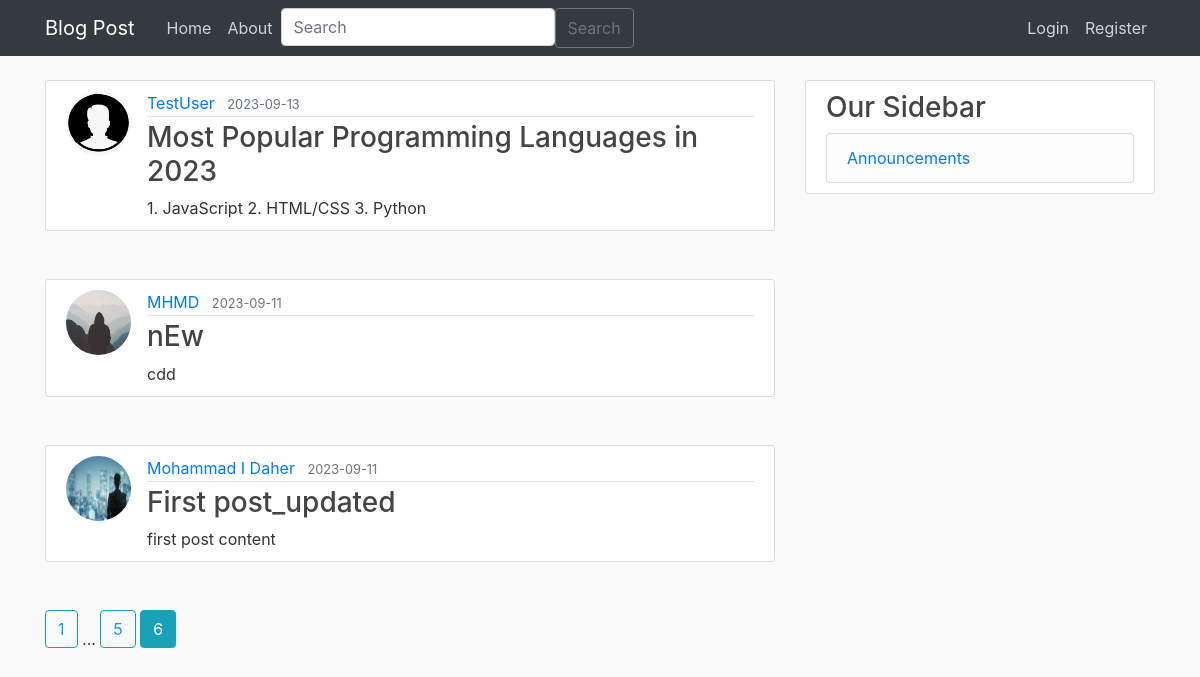
Screenshot of /home?page=6 with the database file from the repository.
### flaskproject/models.py (models this page shows, shortened)
class Post(db.Model):
    id = db.Column(db.Integer, primary_key=True)
    title = db.Column(db.String(100), nullable=False)
    date_posted = db.Column(db.DateTime, nullable=False, default=datetime.utcnow)
    content = db.Column(db.Text, nullable=False)
    user_id = db.Column(db.Integer, db.ForeignKey("user.id"), nullable=False)

class User(db.Model, UserMixin):
    id = db.Column(db.Integer, primary_key=True)
    username = db.Column(db.String(20), unique=True, nullable=False)
    email = db.Column(db.String(120), unique=True, nullable=False)
    image_file = db.Column(db.String(20), nullable=False, default="default.jpg")
    password = db.Column(db.String(60), nullable=False)
    posts = db.relationship("Post", backref="author", lazy=True)

### flaskproject/main/routes.py (the view)
@main.route("/")
@main.route("/home")
def home():
    page = request.args.get("page", 1, type=int)
    posts = Post.query.order_by(Post.date_posted.desc()).paginate(page=page, per_page=4)
    return render_template("home.html", posts=posts)

### flaskproject/posts/forms.py
class SearchForm(FlaskForm):
    searched = StringField("Searched", validators=[DataRequired()])
    submit = SubmitField("Submit")

### flaskproject/posts/routes.py (called while the page is built)
@posts.app_context_processor
def base():
    form = SearchForm()
    return dict(form=form)

### flaskproject/templates/home.html
{% extends "layout.html" %}
{% block content %}
    {% for post in posts.items %}
        <article class="media content-section mb-5">
          <img class="rounded-circle article-img" src="{{ url_for('static', filename='profile_pics/' + post.author.image_file) }}">
          <div class="media-body ">
            <div class="article-metadata">
              <a class="mr-2" href="{{ url_for('users.user_posts', username=post.author.username) }}">{{ post.author.username }}</a>
              <small class="text-muted">{{ post.date_posted.strftime('%Y-%m-%d') }}</small>
            </div>
            <h3><a class="article-title" href="{{ url_for('posts.post', post_id=post.id) }}">{{ post.title }}</a></h3>
            {% if post.content|length > 100 %}
              <p class="card-text">{{ post.short_content() }}......</p>
              <a href="{{ url_for('posts.post', post_id=post.id) }}" class="btn btn-primary">Read more</a>
            {% else %}
              <p class="card-text">{{post.content}}</p>
            {% endif %}
          </div>
        </article>
    {% endfor %}
    {% for page_num in posts.iter_pages(left_edge=1, right_edge=1, left_current=1, right_current=2) %}
      {% if page_num %}
        {% if posts.page == page_num %}
          <a class="btn btn-info mb-4" href="{{ url_for('main.home', page=page_num) }}">{{ page_num }}</a>
        {% else %}
          <a class="btn btn-outline-info mb-4" href="{{ url_for('main.home', page=page_num) }}">{{ page_num }}</a>
        {% endif %}
      {% else %}
        ...
      {% endif %}
    {% endfor %}
{% endblock content %}

### flaskproject/static/main.css (style rules this page uses)
body { background: #fafafa; color: #333333; margin-top: 5rem; }
h1, h2, h3, h4, h5, h6 { color: #444444; }
.content-section { background: #ffffff; padding: 10px 20px; border: 1px solid #dddddd; border-radius: 3px; margin-bottom: 20px; }
.article-title { color: #444444; }
.article-img { height: 65px; width: 65px; margin-right: 16px; }
.article-metadata { padding-bottom: 1px; margin-bottom: 4px; border-bottom: 1px solid #e3e3e3 }

### rows the page displays
Post: image_file (picture), author.username "TestUser", date_posted "2023-09-13", title "Most Popular Programming Languages in 2023", content "1. JavaScript 2. HTML/CSS 3. Python"
Post: image_file (placeholder picture), author.username "MHMD", date_posted "2023-09-11", title "nEw", content "cdd"
Post: image_file (picture), author.username "Mohammad I Daher", date_posted "2023-09-11", title "First post_updated", content "first post content"

### other values shown
{{ page_num }} "1" "5"
{{ page_num }} "6"
